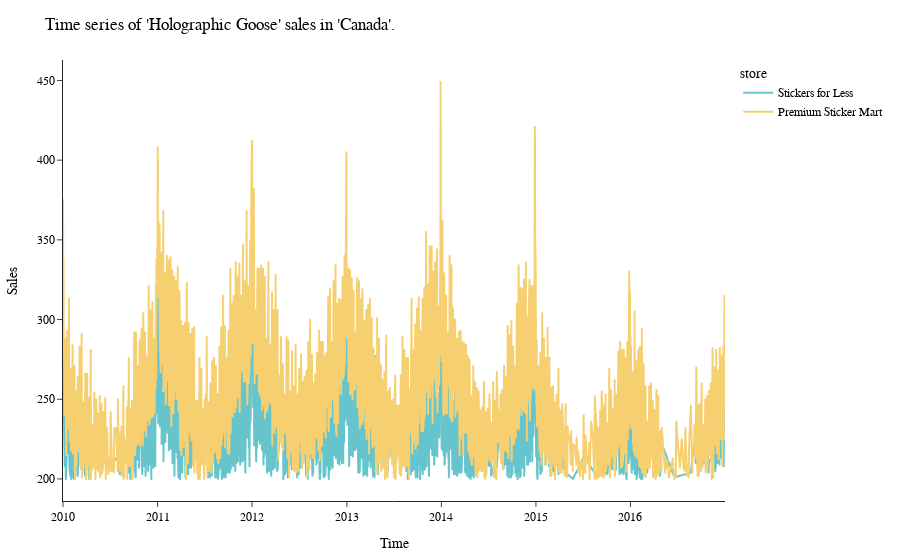
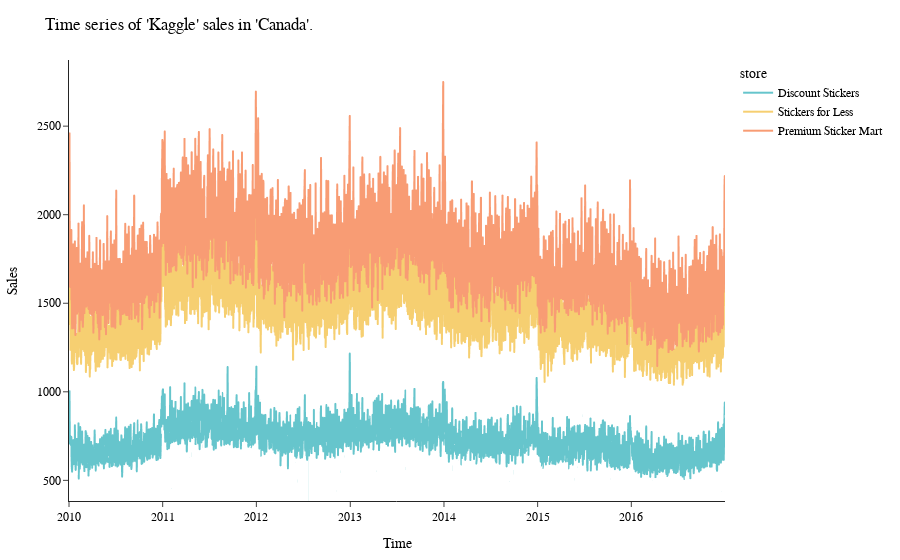
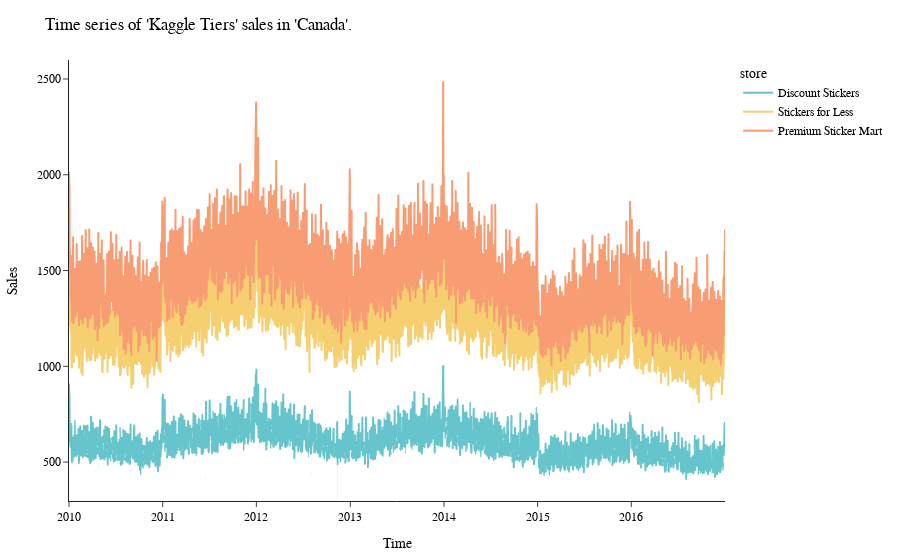
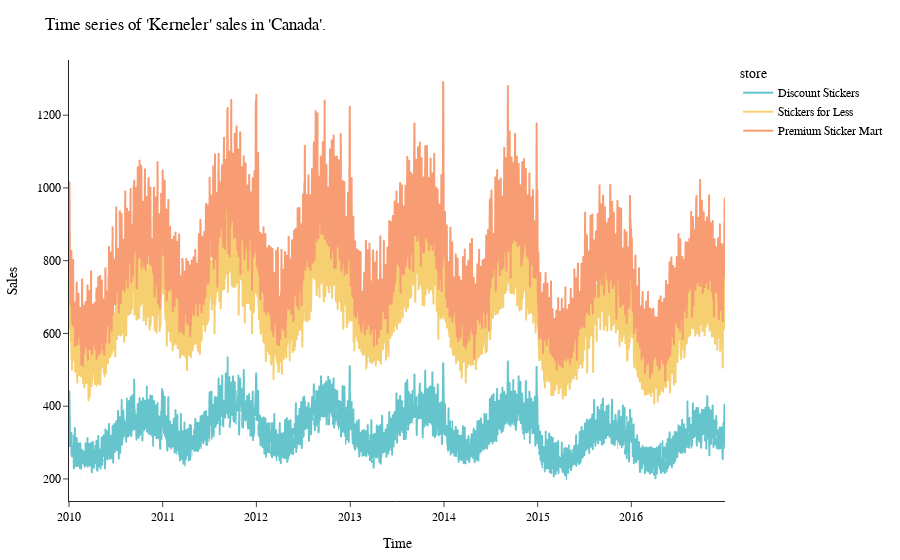

Write notebook code for charts like these, in order.
### Code cell
c = 'Canada'
for p in train['product'].unique():
        df = train[
            (train['product'] == p) &
            (train['country'] == c) 
        ].dropna()
        fig = px.line(
            df,
            x='date',
            y='num_sold',
            color='store',
            title=f"Time series of '{p}' sales in '{c}'.",
            template='simple_white',
            color_discrete_sequence=px.colors.qualitative.Pastel,
        )
        fig.update_layout(
            font=dict(
                family="Helvetica",
                size=12,
                color="black"
            ),
            xaxis_title=f"Time",
            yaxis_title="Sales",
            showlegend=True,
            margin=dict(l=30, r=30, t=60, b=30)
        )
        fig.show()

### Figure 1 — Plotly figure (JSON) as saved in the notebook; plotly's stock layout.template omitted (floating-point values rounded to 4 significant figures; data arrays with more than 128 entries replaced by an {"elided": "..."} marker saying what was removed)
{"data": [{"hovertemplate": "store=Stickers for Less<br>date=%{x}<br>num_sold=%{y}<extra></extra>", "legendgroup": "Stickers for Less", "line": {"color": "rgb(102, 197, 204)", "dash": "solid"}, "marker": {"symbol": "circle"}, "mode": "lines", "name": "Stickers for Less", "showlegend": true, "type": "scattergl", "x": {"elided": "1249 str values"}, "xaxis": "x", "y": {"elided": "1249 int values"}, "yaxis": "y"}, {"hovertemplate": "store=Premium Sticker Mart<br>date=%{x}<br>num_sold=%{y}<extra></extra>", "legendgroup": "Premium Sticker Mart", "line": {"color": "rgb(246, 207, 113)", "dash": "solid"}, "marker": {"symbol": "circle"}, "mode": "lines", "name": "Premium Sticker Mart", "showlegend": true, "type": "scattergl", "x": {"elided": "2177 str values"}, "xaxis": "x", "y": {"elided": "2177 int values"}, "yaxis": "y"}], "layout": {"font": {"color": "black", "family": "Helvetica", "size": 12}, "legend": {"title": {"text": "store"}, "tracegroupgap": 0}, "margin": {"b": 30, "l": 30, "r": 30, "t": 60}, "showlegend": true, "title": {"text": "Time series of 'Holographic Goose' sales in 'Canada'."}, "xaxis": {"anchor": "y", "domain": [0, 1], "title": {"text": "Time"}}, "yaxis": {"anchor": "x", "domain": [0, 1], "title": {"text": "Sales"}}}}

### Figure 2 — Plotly figure (JSON) as saved in the notebook; plotly's stock layout.template omitted (floating-point values rounded to 4 significant figures; data arrays with more than 128 entries replaced by an {"elided": "..."} marker saying what was removed)
{"data": [{"hovertemplate": "store=Discount Stickers<br>date=%{x}<br>num_sold=%{y}<extra></extra>", "legendgroup": "Discount Stickers", "line": {"color": "rgb(102, 197, 204)", "dash": "solid"}, "marker": {"symbol": "circle"}, "mode": "lines", "name": "Discount Stickers", "showlegend": true, "type": "scattergl", "x": {"elided": "2557 str values"}, "xaxis": "x", "y": {"elided": "2557 int values"}, "yaxis": "y"}, {"hovertemplate": "store=Stickers for Less<br>date=%{x}<br>num_sold=%{y}<extra></extra>", "legendgroup": "Stickers for Less", "line": {"color": "rgb(246, 207, 113)", "dash": "solid"}, "marker": {"symbol": "circle"}, "mode": "lines", "name": "Stickers for Less", "showlegend": true, "type": "scattergl", "x": {"elided": "2557 str values"}, "xaxis": "x", "y": {"elided": "2557 int values"}, "yaxis": "y"}, {"hovertemplate": "store=Premium Sticker Mart<br>date=%{x}<br>num_sold=%{y}<extra></extra>", "legendgroup": "Premium Sticker Mart", "line": {"color": "rgb(248, 156, 116)", "dash": "solid"}, "marker": {"symbol": "circle"}, "mode": "lines", "name": "Premium Sticker Mart", "showlegend": true, "type": "scattergl", "x": {"elided": "2557 str values"}, "xaxis": "x", "y": {"elided": "2557 int values"}, "yaxis": "y"}], "layout": {"font": {"color": "black", "family": "Helvetica", "size": 12}, "legend": {"title": {"text": "store"}, "tracegroupgap": 0}, "margin": {"b": 30, "l": 30, "r": 30, "t": 60}, "showlegend": true, "title": {"text": "Time series of 'Kaggle' sales in 'Canada'."}, "xaxis": {"anchor": "y", "domain": [0, 1], "title": {"text": "Time"}}, "yaxis": {"anchor": "x", "domain": [0, 1], "title": {"text": "Sales"}}}}

### Figure 3 — Plotly figure (JSON) as saved in the notebook; plotly's stock layout.template omitted (floating-point values rounded to 4 significant figures; data arrays with more than 128 entries replaced by an {"elided": "..."} marker saying what was removed)
{"data": [{"hovertemplate": "store=Discount Stickers<br>date=%{x}<br>num_sold=%{y}<extra></extra>", "legendgroup": "Discount Stickers", "line": {"color": "rgb(102, 197, 204)", "dash": "solid"}, "marker": {"symbol": "circle"}, "mode": "lines", "name": "Discount Stickers", "showlegend": true, "type": "scattergl", "x": {"elided": "2557 str values"}, "xaxis": "x", "y": {"elided": "2557 int values"}, "yaxis": "y"}, {"hovertemplate": "store=Stickers for Less<br>date=%{x}<br>num_sold=%{y}<extra></extra>", "legendgroup": "Stickers for Less", "line": {"color": "rgb(246, 207, 113)", "dash": "solid"}, "marker": {"symbol": "circle"}, "mode": "lines", "name": "Stickers for Less", "showlegend": true, "type": "scattergl", "x": {"elided": "2557 str values"}, "xaxis": "x", "y": {"elided": "2557 int values"}, "yaxis": "y"}, {"hovertemplate": "store=Premium Sticker Mart<br>date=%{x}<br>num_sold=%{y}<extra></extra>", "legendgroup": "Premium Sticker Mart", "line": {"color": "rgb(248, 156, 116)", "dash": "solid"}, "marker": {"symbol": "circle"}, "mode": "lines", "name": "Premium Sticker Mart", "showlegend": true, "type": "scattergl", "x": {"elided": "2557 str values"}, "xaxis": "x", "y": {"elided": "2557 int values"}, "yaxis": "y"}], "layout": {"font": {"color": "black", "family": "Helvetica", "size": 12}, "legend": {"title": {"text": "store"}, "tracegroupgap": 0}, "margin": {"b": 30, "l": 30, "r": 30, "t": 60}, "showlegend": true, "title": {"text": "Time series of 'Kaggle Tiers' sales in 'Canada'."}, "xaxis": {"anchor": "y", "domain": [0, 1], "title": {"text": "Time"}}, "yaxis": {"anchor": "x", "domain": [0, 1], "title": {"text": "Sales"}}}}

### Figure 4 — Plotly figure (JSON) as saved in the notebook; plotly's stock layout.template omitted (floating-point values rounded to 4 significant figures; data arrays with more than 128 entries replaced by an {"elided": "..."} marker saying what was removed)
{"data": [{"hovertemplate": "store=Discount Stickers<br>date=%{x}<br>num_sold=%{y}<extra></extra>", "legendgroup": "Discount Stickers", "line": {"color": "rgb(102, 197, 204)", "dash": "solid"}, "marker": {"symbol": "circle"}, "mode": "lines", "name": "Discount Stickers", "showlegend": true, "type": "scattergl", "x": {"elided": "2556 str values"}, "xaxis": "x", "y": {"elided": "2556 int values"}, "yaxis": "y"}, {"hovertemplate": "store=Stickers for Less<br>date=%{x}<br>num_sold=%{y}<extra></extra>", "legendgroup": "Stickers for Less", "line": {"color": "rgb(246, 207, 113)", "dash": "solid"}, "marker": {"symbol": "circle"}, "mode": "lines", "name": "Stickers for Less", "showlegend": true, "type": "scattergl", "x": {"elided": "2557 str values"}, "xaxis": "x", "y": {"elided": "2557 int values"}, "yaxis": "y"}, {"hovertemplate": "store=Premium Sticker Mart<br>date=%{x}<br>num_sold=%{y}<extra></extra>", "legendgroup": "Premium Sticker Mart", "line": {"color": "rgb(248, 156, 116)", "dash": "solid"}, "marker": {"symbol": "circle"}, "mode": "lines", "name": "Premium Sticker Mart", "showlegend": true, "type": "scattergl", "x": {"elided": "2557 str values"}, "xaxis": "x", "y": {"elided": "2557 int values"}, "yaxis": "y"}], "layout": {"font": {"color": "black", "family": "Helvetica", "size": 12}, "legend": {"title": {"text": "store"}, "tracegroupgap": 0}, "margin": {"b": 30, "l": 30, "r": 30, "t": 60}, "showlegend": true, "title": {"text": "Time series of 'Kerneler' sales in 'Canada'."}, "xaxis": {"anchor": "y", "domain": [0, 1], "title": {"text": "Time"}}, "yaxis": {"anchor": "x", "domain": [0, 1], "title": {"text": "Sales"}}}}
